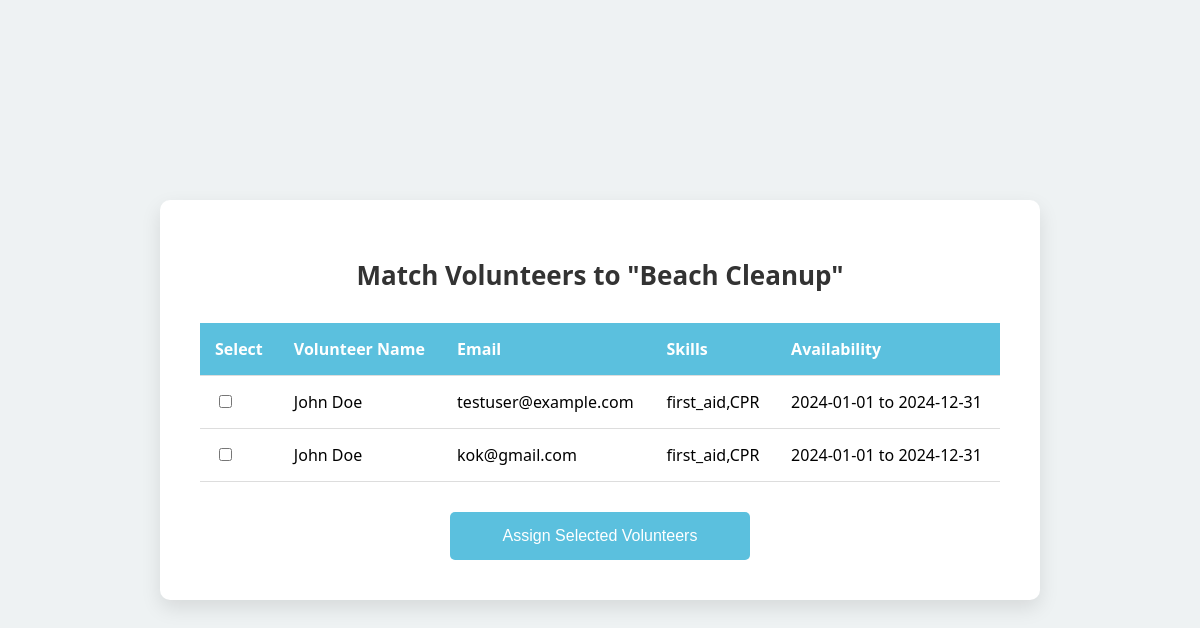
/match_volunteers/35 (signed in), run on the app's committed database.
### tables this page shows
CREATE TABLE Events (
    id INTEGER PRIMARY KEY AUTOINCREMENT,
    event_name TEXT NOT NULL,
    event_description TEXT NOT NULL,
    location TEXT NOT NULL,
    required_skills TEXT NOT NULL,
    urgency TEXT NOT NULL,
    event_date DATE NOT NULL,
    created_by INTEGER NOT NULL,
    FOREIGN KEY(created_by) REFERENCES Users(id)
);

CREATE TABLE "Users" (
    id INTEGER PRIMARY KEY AUTOINCREMENT,
    email TEXT NOT NULL UNIQUE,
    password TEXT NOT NULL,
    full_name TEXT,
    address_1 TEXT,
    address_2 TEXT,
    city TEXT,
    state TEXT,
    zip_code TEXT,
    role TEXT CHECK(role IN ('volunteer', 'admin')) DEFAULT 'volunteer',
    skills TEXT,  -- Ensure skills is set as TEXT
    availability_start DATE,
    availability_end DATE
);

### server.py (the view, shortened to what this page needs)
@app.route('/match_volunteers/<int:event_id>', methods=['GET', 'POST'])
def match_volunteers(event_id):
    if 'user_id' not in session or session.get('role') != 'admin':
        return redirect(url_for('splash_screen'))
    event_query = "SELECT * FROM Events WHERE id = :event_id"
    event_df = pd.read_sql(event_query, engine, params={'event_id': event_id})
    if event_df.empty:
        return "Event not found."
    event = event_df.iloc[0]
    required_skills = set(event['required_skills'].split(',')) if event['required_skills'] else set()
    event_date = event['event_date']
    if isinstance(event_date, str):
        event_date = datetime.strptime(event_date, '%Y-%m-%d').date()
    elif isinstance(event_date, pd.Timestamp):
        event_date = event_date.date()
    users_query = """
        SELECT id, email, full_name, skills, availability_start, availability_end
        FROM Users WHERE role = 'volunteer'
    """
    users_df = pd.read_sql(users_query, engine, index_col=None)
    matching_volunteers = []
    for idx, user in users_df.iterrows():
        user_skills = set(user['skills'].split(',')) if pd.notnull(user['skills']) else set()
        if not required_skills or user_skills & required_skills:
            availability_start = user['availability_start']
            availability_end = user['availability_end']
            if pd.notnull(availability_start):
                if isinstance(availability_start, str):
                    availability_start = datetime.strptime(availability_start, '%Y-%m-%d').date()
                elif isinstance(availability_start, pd.Timestamp):
                    availability_start = availability_start.date()
            if pd.notnull(availability_end):
                if isinstance(availability_end, str):
                    availability_end = datetime.strptime(availability_end, '%Y-%m-%d').date()
                elif isinstance(availability_end, pd.Timestamp):
                    availability_end = availability_end.date()
            if availability_start and availability_end and availability_start <= event_date <= availability_end:
                user_dict = user.to_dict()
                user_dict['start_date_str'] = availability_start.strftime('%Y-%m-%d') if availability_start else ''
                user_dict['end_date_str'] = availability_end.strftime('%Y-%m-%d') if availability_end else ''
                matching_volunteers.append(user_dict)
    return render_template('match_volunteers.html', event=event, volunteers=matching_volunteers)

### templates/match_volunteers.html (shortened to what this page needs)
<!DOCTYPE html>
<html lang="en">
<head>
</head>
<body>
    <div class="container">
        <h1>Match Volunteers to "{{ event.event_name }}"</h1>
        <form action="{{ url_for('match_volunteers', event_id=event.id) }}" method="post">
            <table>
                <thead>
                    <tr>
                        <th>Select</th>
                        <th>Volunteer Name</th>
                        <th>Email</th>
                        <th>Skills</th>
                        <th>Availability</th>
                    </tr>
                </thead>
                <tbody>
                    {% for volunteer in volunteers %}
                    <tr>
                        <td>
                            <input type="checkbox" name="volunteer_ids" value="{{ volunteer['id'] }}">
                        </td>
                        <td>{{ volunteer['full_name'] }}</td>
                        <td>{{ volunteer['email'] }}</td>
                        <td>{{ volunteer['skills'] }}</td>
                        <td>{{ volunteer['start_date_str'] }} to {{ volunteer['end_date_str'] }}</td>
                    </tr>
                    {% endfor %}
                </tbody>
            </table>
            <div class="submit-button">
                <input type="submit" value="Assign Selected Volunteers">
            </div>
        </form>
    </div>
</body>
</html>

### templates/match_volunteers.html (style rules this page uses)
body { font-family: 'Segoe UI', Tahoma, Geneva, Verdana, sans-serif; background-color: #eef2f3; display: flex; justify-content: center; align-items: center; height: 100vh; margin: 0; }
.container { background-color: #fff; padding: 40px; border-radius: 10px; width: 100%; max-width: 800px; box-shadow: 0 8px 20px rgba(0, 0, 0, 0.1); text-align: center; }
.container h1 { margin-bottom: 30px; font-size: 26px; color: #333; }
table { width: 100%; border-collapse: collapse; margin-bottom: 30px; }
th, td { padding: 15px; text-align: left; border-bottom: 1px solid #ddd; }
th { background-color: #5bc0de; color: #fff; }
.submit-button { text-align: center; }
.submit-button input[type="submit"] { padding: 15px; background-color: #5bc0de; border: none; border-radius: 5px; color: #fff; font-size: 16px; cursor: pointer; transition: background-color 0.3s ease; width: 100%; max-width: 300px; }

### data on the page
Events: event_name "Beach Cleanup"
Users: full_name "John Doe", email "testuser@example.com", skills "first_aid,CPR", start_date_str "2024-01-01", end_date_str "2024-12-31"
Users: full_name "John Doe", email "kok@gmail.com", skills "first_aid,CPR", start_date_str "2024-01-01", end_date_str "2024-12-31"
